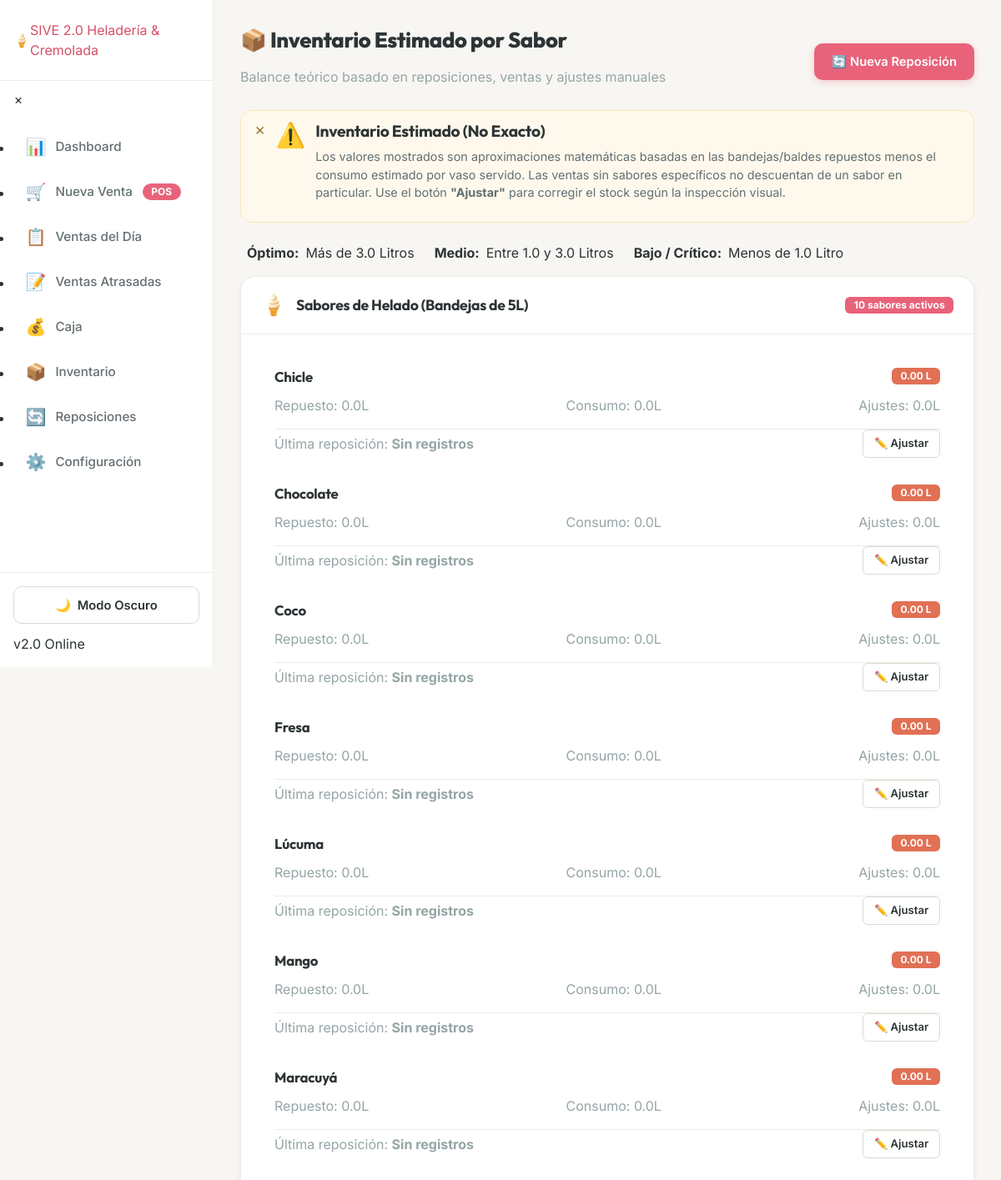
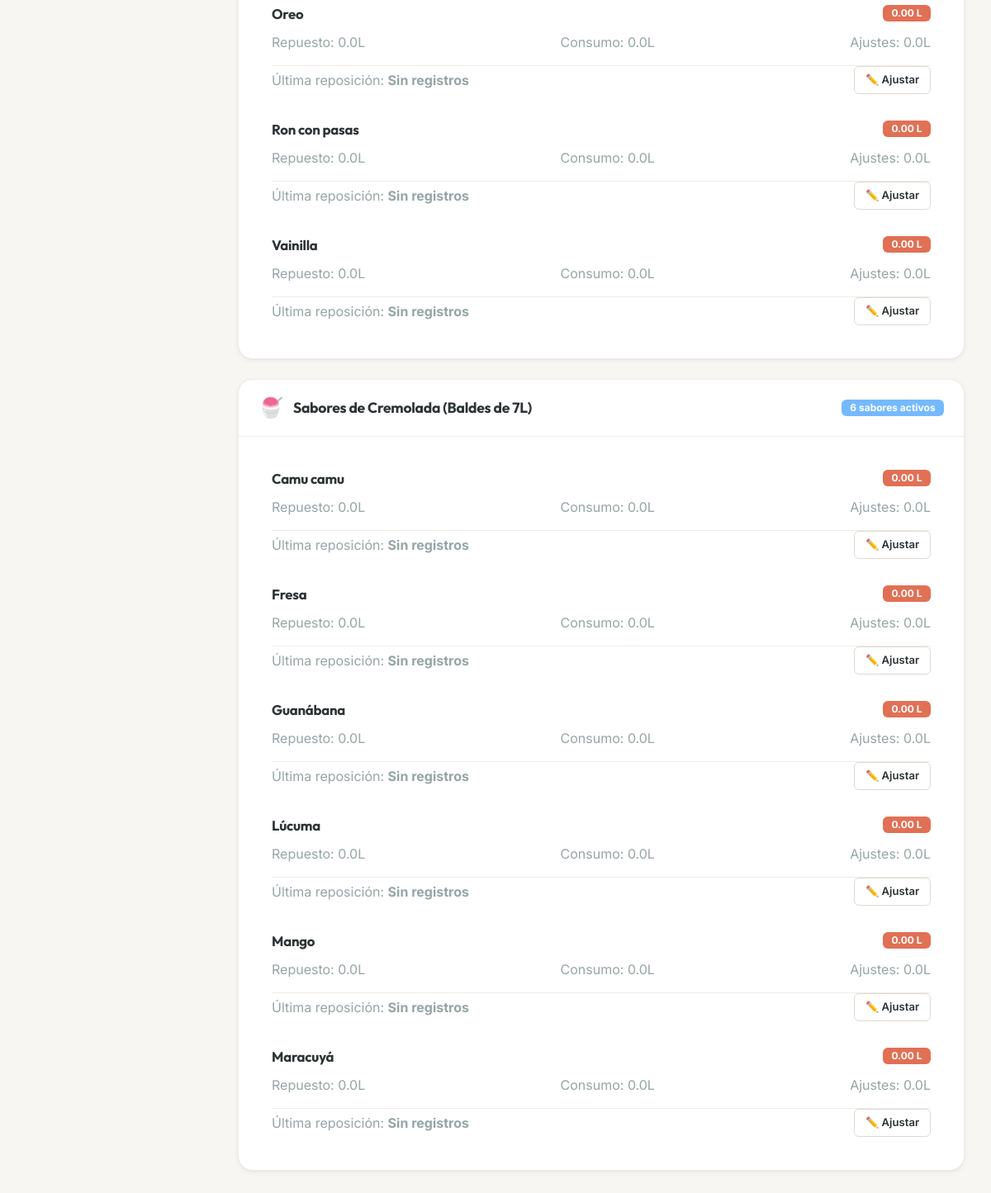
Page /inventario on the committed database (2 pictures, top to bottom).
### tables this page shows
CREATE TABLE `sabores` (
  `id` INT AUTO_INCREMENT PRIMARY KEY,
  `nombre` VARCHAR(100) NOT NULL COMMENT 'Nombre del sabor (ej. Chocolate, Lúcuma)',
  `tipo` ENUM('helado', 'cremolada') NOT NULL COMMENT 'Tipo de producto al que pertenece',
  `activo` TINYINT(1) DEFAULT 1 COMMENT '1 = Disponible para venta, 0 = Inactivo/Agotado',
  `created_at` TIMESTAMP DEFAULT CURRENT_TIMESTAMP,
  INDEX `idx_sabores_tipo_activo` (`tipo`, `activo`)
);

### views/inventario/index.php (the view, shortened to what the rows shown need)
<div class="inventario-page">
    <div class="page-header flex flex-between flex-wrap gap-2 mb-3">
        <div>
            <h1 class="page-title">📦 Inventario Estimado por Sabor</h1>
        </div>
    </div>
    <div class="card mb-4">
        <div class="card-body">
            <?php if (empty($helados)): ?>
                <p class="text-muted text-center py-3">No hay sabores de helado registrados.</p>
            <?php else: ?>
                <div class="grid-2-cols gap-3">
                    <?php foreach ($helados as $h):
                        $stock = (float)$h['stock_estimado'];
                        $badgeClase = 'badge-success';
                        if ($stock < 1.0) {
                            $badgeClase = 'badge-danger';
                        } elseif ($stock <= 3.0) {
                            $nivelClase = 'stock-warning';
                            $badgeClase = 'badge-warning';
                        }
                    ?>
                        <div class="inventory-card p-3 border rounded">
                            <div class="flex flex-between mb-2">
                                <h4 class="font-bold mb-0 text-base"><?= e($h['nombre']) ?></h4>
                                <span class="badge <?= $badgeClase ?>">
                                    <?= number_format($stock, 2) ?> L
                                </span>
                            </div>
                            <div class="inventory-details text-xs text-muted mb-3 flex flex-between">
                                <span>Repuesto: <?= number_format((float)($h['litros_repuestos'] ?? 0), 1) ?>L</span>
                                <span>Consumo: <?= number_format((float)($h['litros_consumidos'] ?? 0), 1) ?>L</span>
                                <span>Ajustes: <?= number_format((float)($h['litros_ajustados'] ?? 0), 1) ?>L</span>
                            </div>
                            <div class="flex flex-between flex-center text-xs border-top pt-2">
                                <span class="text-muted">
                                    Última reposición:
                                    <strong><?= !empty($h['ultima_reposicion']) ? formatDate($h['ultima_reposicion']) : 'Sin registros' ?></strong>
                                </span>
                                <button type="button" class="btn btn-sm btn-outline"
                                        onclick="abrirModalAjuste(<?= e($h['sabor_id']) ?>, '<?= e(addslashes($h['nombre'])) ?>', <?= $stock ?>)">
                                    ✏️ Ajustar
                                </button>
                            </div>
                        </div>
                    <?php endforeach; ?>
                </div>
            <?php endif; ?>
        </div>
    </div>
    <div class="card mb-4">
        <div class="card-body">
            <?php if (empty($cremoladas)): ?>
                <p class="text-muted text-center py-3">No hay sabores de cremolada registrados.</p>
            <?php else: ?>
                <div class="grid-2-cols gap-3">
                    <?php foreach ($cremoladas as $c):
                        $stock = (float)$c['stock_estimado'];
                        $badgeClase = 'badge-success';
                        if ($stock < 1.0) {
                            $badgeClase = 'badge-danger';
                        } elseif ($stock <= 3.0) {
                            $nivelClase = 'stock-warning';
                            $badgeClase = 'badge-warning';
                        }
                    ?>
                        <div class="inventory-card p-3 border rounded">
                            <div class="flex flex-between mb-2">
                                <h4 class="font-bold mb-0 text-base"><?= e($c['nombre']) ?></h4>
                                <span class="badge <?= $badgeClase ?>">
                                    <?= number_format($stock, 2) ?> L
                                </span>
                            </div>
                            <div class="inventory-details text-xs text-muted mb-3 flex flex-between">
                                <span>Repuesto: <?= number_format((float)($c['litros_repuestos'] ?? 0), 1) ?>L</span>
                                <span>Consumo: <?= number_format((float)($c['litros_consumidos'] ?? 0), 1) ?>L</span>
                                <span>Ajustes: <?= number_format((float)($c['litros_ajustados'] ?? 0), 1) ?>L</span>
                            </div>
                            <div class="flex flex-between flex-center text-xs border-top pt-2">
                                <span class="text-muted">
                                    Última reposición:
                                    <strong><?= !empty($c['ultima_reposicion']) ? formatDate($c['ultima_reposicion']) : 'Sin registros' ?></strong>
                                </span>
                                <button type="button" class="btn btn-sm btn-outline"
                                        onclick="abrirModalAjuste(<?= e($c['sabor_id']) ?>, '<?= e(addslashes($c['nombre'])) ?>', <?= $stock ?>)">
                                    ✏️ Ajustar
                                </button>
                            </div>
                        </div>
                    <?php endforeach; ?>
                </div>
            <?php endif; ?>
        </div>
    </div>
</div>

### rows in the picture
sabores: nombre "Chicle", stock "0.00", litros_repuestos "0.0", litros_consumidos "0.0", litros_ajustados "0.0"
sabores: nombre "Chocolate", stock "0.00", litros_repuestos "0.0", litros_consumidos "0.0", litros_ajustados "0.0"
sabores: nombre "Coco", stock "0.00", litros_repuestos "0.0", litros_consumidos "0.0", litros_ajustados "0.0"
sabores: nombre "Fresa", stock "0.00", litros_repuestos "0.0", litros_consumidos "0.0", litros_ajustados "0.0"
sabores: nombre "Lúcuma", stock "0.00", litros_repuestos "0.0", litros_consumidos "0.0", litros_ajustados "0.0"
sabores: nombre "Mango", stock "0.00", litros_repuestos "0.0", litros_consumidos "0.0", litros_ajustados "0.0"
sabores: nombre "Maracuyá", stock "0.00", litros_repuestos "0.0", litros_consumidos "0.0", litros_ajustados "0.0"
sabores: nombre "Oreo", stock "0.00", litros_repuestos "0.0", litros_consumidos "0.0", litros_ajustados "0.0"
sabores: nombre "Ron con pasas", stock "0.00", litros_repuestos "0.0", litros_consumidos "0.0", litros_ajustados "0.0"
sabores: nombre "Vainilla", stock "0.00", litros_repuestos "0.0", litros_consumidos "0.0", litros_ajustados "0.0"
sabores: nombre "Camu camu", stock "0.00", litros_repuestos "0.0", litros_consumidos "0.0", litros_ajustados "0.0"
sabores: nombre "Fresa", stock "0.00", litros_repuestos "0.0", litros_consumidos "0.0", litros_ajustados "0.0"
sabores: nombre "Guanábana", stock "0.00", litros_repuestos "0.0", litros_consumidos "0.0", litros_ajustados "0.0"
sabores: nombre "Lúcuma", stock "0.00", litros_repuestos "0.0", litros_consumidos "0.0", litros_ajustados "0.0"
sabores: nombre "Mango", stock "0.00", litros_repuestos "0.0", litros_consumidos "0.0", litros_ajustados "0.0"
sabores: nombre "Maracuyá", stock "0.00", litros_repuestos "0.0", litros_consumidos "0.0", litros_ajustados "0.0"

### other values in the picture
count($helados) "10"
count($cremoladas) "6"
